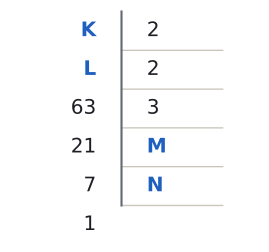

The script that drew this image:
import sys; sys.path.insert(0, "tools")
from cizim import *

# Alıştırma Soru 1: K = 252 sayısının bölme merdiveni; K, L, M, N harflerle gizli.
fig, ax = sekil(3.4, 3.2)
ax.axis("off")
satirlar = [("K", "2"), ("L", "2"), ("63", "3"), ("21", "M"), ("7", "N"), ("1", None)]
for i, (n, p) in enumerate(satirlar):
    y = -i
    harf = n.isalpha()
    ax.text(1.6, y, n, ha="right", va="center", fontsize=15, color=MAVI if harf else YAZI,
            fontweight="bold" if harf else "normal")
    if p:
        ax.text(2.0, y, p, ha="left", va="center", fontsize=15, color=MAVI if p.isalpha() else YAZI,
                fontweight="bold" if p.isalpha() else "normal")
        ax.plot([1.8, 2.6], [y - 0.5, y - 0.5], color=CIZGI, lw=1)
ax.plot([1.8, 1.8], [0.5, -4.5], color=SOLUK, lw=1.6)
ax.set_xlim(0.9, 2.9); ax.set_ylim(-5.5, 0.6)
kaydet(fig, __file__)
